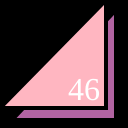
Frame 1 (no input)
Frame 60 (no input): identical to frame 1, image omitted
Frame 120 (the mouse pressed at the canvas centre since frame 60): identical to frame 1, image omitted

The p5.js sketch that drew this single still picture (run headless with seeded random() and noise() and a simulated clock; from frame 60 on, the mouse is pressed at the canvas centre):

// p5.js sketch
// ── sketch.js
function setup() {
  createCanvas(128,128);
}

function draw() {
  background(0);
  strokeWeight(4);
  fill(178, 100, 162);
  triangle(12,120,116,120,116,10);
  fill(255, 182, 193);
  triangle(0,108,106,108,106,0);
  fill(255);
  textSize(32);
  textFont("serif");
  text("46", 68, 100);
}
